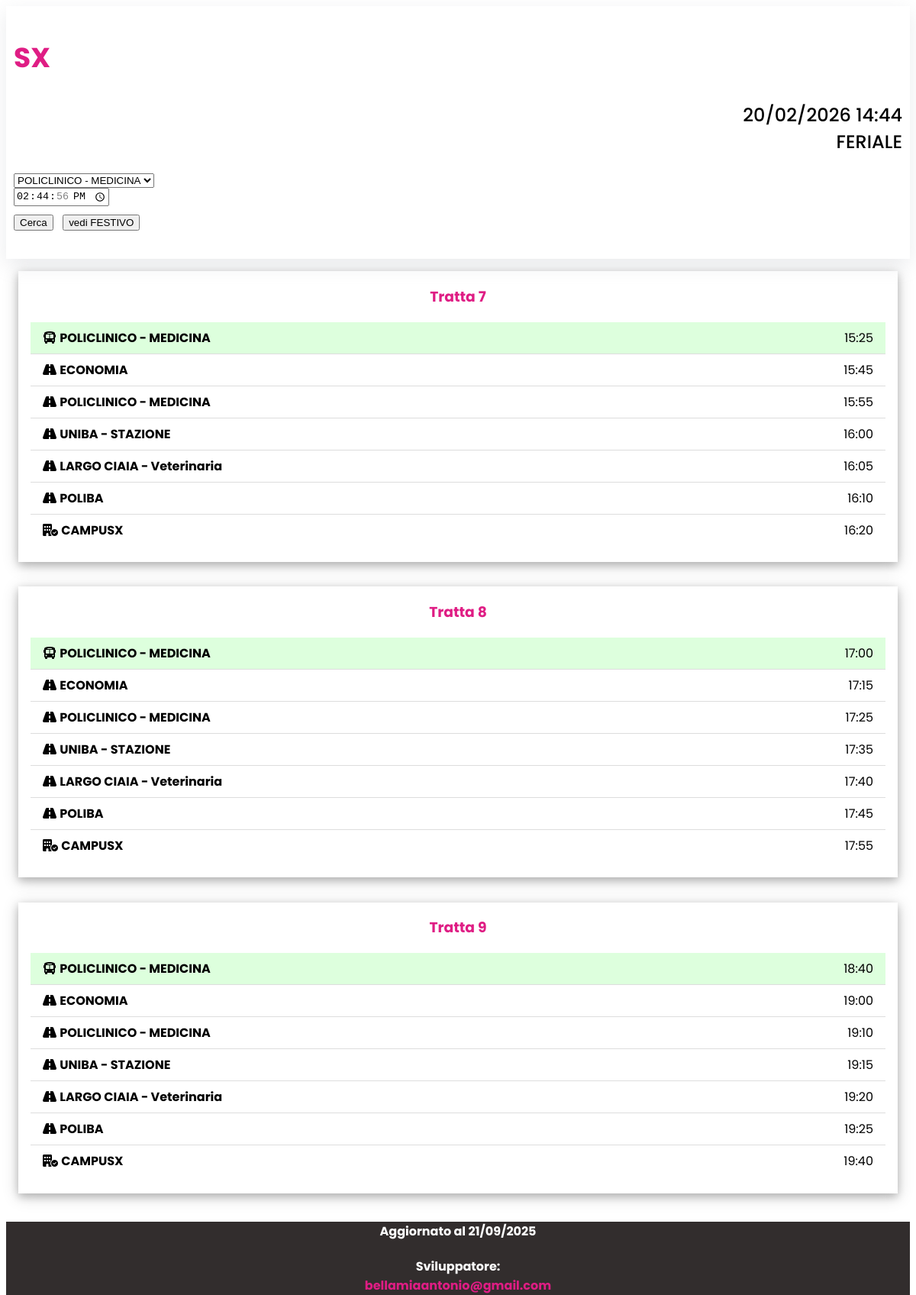
Page /partenza.php?fermata=med on the committed database.
### tables this page shows
CREATE TABLE IF NOT EXISTS `orari` (
  `id` int NOT NULL AUTO_INCREMENT,
  `orario` time DEFAULT NULL,
  `tipoGiorno` tinyint(1) NOT NULL DEFAULT '1',
  `tratta` int UNSIGNED NOT NULL,
  `idLuogo` varchar(3) NOT NULL DEFAULT 'stz',
  PRIMARY KEY (`id`),
  UNIQUE KEY `orario` (`orario`,`tipoGiorno`),
  KEY `idLuogo` (`idLuogo`),
  KEY `tipoGiorno` (`tipoGiorno`,`tratta`),
  KEY `fk_orari_tratte` (`tratta`,`tipoGiorno`)
);

CREATE TABLE IF NOT EXISTS `luogo` (
  `id` varchar(3) NOT NULL,
  `denominazione` text NOT NULL,
  PRIMARY KEY (`id`)
);

### partenza.php (the view, shortened to what this page needs)
<?php
$fermata = $_GET['fermata'];
$tipoGiorno = isset($_GET['fest']) ? (int)$_GET['fest'] : (date('N') < 6 ? 0 : 1);
$ora = isset($_GET['orario']) ? $_GET['orario'] : date('H:i:s');
include_once 'header.php';
$queryTratte = "
    SELECT DISTINCT tratta
    FROM orari
    WHERE tipoGiorno = $tipoGiorno AND idLuogo = '$fermata'
";
$tratteResult = $sxConn->query($queryTratte);
while($trattaRow = $tratteResult->fetch_assoc()) {
    $tratta = $trattaRow['tratta'];
    $note = "";
    $queryStart = "
        SELECT orario
        FROM orari
        WHERE tratta = $tratta AND tipoGiorno = $tipoGiorno AND idLuogo = '$fermata' AND orario >= '$ora'
        ORDER BY orario ASC LIMIT 1
    ";
    $startResult = $sxConn->query($queryStart);
    if($startResult->num_rows == 0) continue;
    $startOrario = $startResult->fetch_assoc()['orario'];
    $queryOrari = "
        SELECT O.orario, O.idLuogo, L.denominazione
        FROM orari O
        JOIN luogo L ON L.id = O.idLuogo
        WHERE O.tratta = $tratta
        AND O.tipoGiorno = $tipoGiorno
        AND O.orario >= '$startOrario'
        ORDER BY O.orario
    ";
    $resultOrari = $sxConn->query($queryOrari);
    $fermate = [];
    while($row = $resultOrari->fetch_assoc()){
        $fermate[] = $row;
    }
    echo '<div class="w3-container">';
    echo '  <div class="w3-panel w3-card-4">';
    echo "    <h3 class='w3-center c-primary'>Tratta $tratta$note</h3>";
    echo "    <ul class='w3-ul'>";
    foreach ($fermate as $i => $row) {
        $orarioFmt = substr($row['orario'], 0, 5);
        $classeExtra = '';
        $icona = "<i class='fa-solid fa-road'></i> ";
        if ($i == 0) {
            $classeExtra = ' w3-pale-green';
            $icona = "<i class='fa-solid fa-bus'></i> ";
        } elseif ($i == count($fermate) - 1) {
            $classeExtra = '';
            $icona = "<i class='fa-solid fa-building-circle-check'></i> ";
        }
        echo "<li class='$classeExtra' data-luogo='{$row['idLuogo']}' data-orario='{$row['orario']}'>
                $icona <b>{$row['denominazione']}</b>
                <span class='w3-right'>{$orarioFmt}</span>
              </li>";
    }
    echo "    </ul>";
    echo "  </div>";
    echo "</div>";
}
include_once 'footer.php';
?>

### styles/w3.css (style rules this page uses)
.w3-ul { list-style-type: none; padding: 0; margin: 0 }
.w3-ul li { padding: 8px 16px; border-bottom: 1px solid #ddd }
.w3-ul li:last-child { border-bottom: none }
.w3-main, { transition: margin-left .4s }
.w3-container:after, .w3-container:before, .w3-panel:after, .w3-panel:before, .w3-row:after, .w3-row:before, .w3-row-padding:after, .w3-row-padding:before, .w3-cell-row:before, .w3-cell-row:after, .w3-clear:after, .w3-clear:before, .w3-bar:before, .w3-bar:after { content: ""; display: table; clear: both }
.w3-container, .w3-panel { padding: 0.01em 16px }
.w3-panel { margin-top: 16px; margin-bottom: 16px }
.w3-card-4, .w3-hover-shadow:hover { box-shadow: 0 4px 10px 0 rgba(0, 0, 0, 0.2), 0 4px 20px 0 rgba(0, 0, 0, 0.19) }
.w3-center { text-align: center !important }
.w3-right { float: right !important }
.w3-pale-green, .w3-hover-pale-green:hover { color: #000 !important; background-color: #ddffdd !important }

### styles/general.css (style rules this page uses)
:root { --primary-color: rgb(223, 29, 132); --footer-color: rgb(52, 52, 52); }
html, body { height: 100%; }
body { word-wrap: break-word; overflow-wrap: break-word; white-space: normal; }
.c-primary { color: var(--primary-color) !important; }

### rows in the picture
orari: idLuogo.denominazione "POLICLINICO - MEDICINA", orario "15:25"
orari: idLuogo.denominazione "ECONOMIA", orario "15:45"
orari: idLuogo.denominazione "POLICLINICO - MEDICINA", orario "15:55"
orari: idLuogo.denominazione "UNIBA - STAZIONE", orario "16:00"
orari: idLuogo.denominazione "LARGO CIAIA - Veterinaria", orario "16:05"
orari: idLuogo.denominazione "POLIBA", orario "16:10"
orari: idLuogo.denominazione "CAMPUSX", orario "16:20"
orari: idLuogo.denominazione "POLICLINICO - MEDICINA", orario "17:00"
orari: idLuogo.denominazione "ECONOMIA", orario "17:15"
orari: idLuogo.denominazione "POLICLINICO - MEDICINA", orario "17:25"
orari: idLuogo.denominazione "UNIBA - STAZIONE", orario "17:35"
orari: idLuogo.denominazione "LARGO CIAIA - Veterinaria", orario "17:40"
orari: idLuogo.denominazione "POLIBA", orario "17:45"
orari: idLuogo.denominazione "CAMPUSX", orario "17:55"
orari: idLuogo.denominazione "POLICLINICO - MEDICINA", orario "18:40"
orari: idLuogo.denominazione "ECONOMIA", orario "19:00"
orari: idLuogo.denominazione "POLICLINICO - MEDICINA", orario "19:10"
orari: idLuogo.denominazione "UNIBA - STAZIONE", orario "19:15"
orari: idLuogo.denominazione "LARGO CIAIA - Veterinaria", orario "19:20"
orari: idLuogo.denominazione "POLIBA", orario "19:25"
orari: idLuogo.denominazione "CAMPUSX", orario "19:40"

### other values in the picture
$tratta "7"
$tratta "8"
$tratta "9"
form field fermata "POLICLINICO - MEDICINA"
